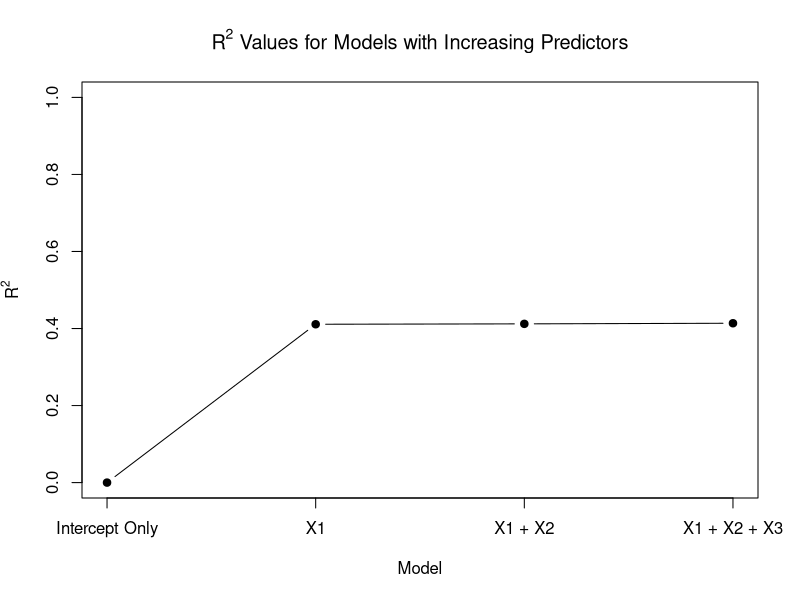

Reproduce this figure in R. (Note: this script raises an error after producing the figure.)
## ---- chunk 1
library(tibble)
library(ggplot2)
## ---- chunk 2
# Simulate data
set.seed(123)
n <- 100
X1 <- rnorm(n)
X2 <- rnorm(n)
X3 <- rnorm(n)
epsilon <- rnorm(n, sd = 2)
Y <- 3 + 2 * X1 + epsilon

# Fit models with increasing predictors
model1 <- lm(Y ~ 1)           # Intercept only
model2 <- lm(Y ~ X1)          # One predictor
model3 <- lm(Y ~ X1 + X2)     # Two predictors
model4 <- lm(Y ~ X1 + X2 + X3) # Three predictors
mod_list <- list(model1, model2, model3, model4)
## ---- chunk 3
# Compute R-squared values
R2_values <- lapply(mod_list, function(x) summary(x)$r.squared)
R2_values |> sapply(function(x) signif(x, 4))
## ---- chunk 4
# Compute predicted values
Y_hat <- lapply(mod_list, function(x) predict(x))
# Compute overall mean
## ---- chunk 5
plot(1:4, R2_values, type = "b", pch = 19,
     xlab = "Model", ylab = expression(R^2),
     main = expression("R"^2 * " Values for Models with Increasing Predictors"),
     xaxt = "n", ylim = c(0, 1))
axis(1, at = 1:4, labels = c("Intercept Only", "X1", "X1 + X2", "X1 + X2 + X3"))
## ---- chunk 6
# Compute Adjusted R-squared values
adj_R2_values <- c(
  summary(model1)$adj.r.squared,
  summary(model2)$adj.r.squared,
  summary(model3)$adj.r.squared,
  summary(model4)$adj.r.squared
)

# Combine results
R2_results <- data.frame(
  Model = c("Intercept Only", "X1", "X1 + X2", "X1 + X2 + X3"),
  R_squared = round(R2_values, 4),
  Adjusted_R_squared = round(adj_R2_values, 4)
)

print(R2_results)
## ---- chunk 7
# Load dataset
data(mtcars)

# Fit multiple linear regression model
fit <- lm(mpg ~ wt + hp + disp + drat, data = mtcars)
## ---- chunk 8
# Residuals vs Fitted
plot(fit$fitted.values, fit$residuals,
     xlab = "Fitted Values", ylab = "Residuals",
     main = "Residuals vs Fitted Values")
abline(h = 0, col = "red")
## ---- chunk 9
# Standardized residuals
std_residuals <- rstandard(fit)

# Plot
plot(fit$fitted.values, std_residuals,
     xlab = "Fitted Values", ylab = "Standardized Residuals",
     main = "Standardized Residuals vs Fitted Values")
abline(h = c(-2, 0, 2), col = "red", lty = 2)
## ---- chunk 10
# Externally studentized residuals
stud_residuals <- rstudent(fit)

# Plot
plot(fit$fitted.values, stud_residuals,
     xlab = "Fitted Values", ylab = "Studentized Residuals",
     main = "Externally Studentized Residuals vs Fitted Values")
abline(h = c(-2, 0, 2), col = "red", lty = 2)
## ---- chunk 11
# Leverage values
leverages <- hatvalues(fit)

# Plot
plot(leverages, type = "h",
     xlab = "Observation", ylab = "Leverage",
     main = "Leverage Values")
abline(h = 2 * length(coef(fit)) / nrow(mtcars), col = "red", lty = 2)
## ---- chunk 12
# Cook's Distance
cooks_d <- cooks.distance(fit)

# Plot
plot(cooks_d, type = "h",
     xlab = "Observation", ylab = "Cook's Distance",
     main = "Cook's Distance Plot")
abline(h = 4 / (nrow(mtcars) - length(coef(fit))), col = "red", lty = 2)
## ---- chunk 13
# Atkinson's Statistic
A_i <- sqrt((nrow(mtcars) - length(coef(fit))) * cooks_d)

# Plot
plot(A_i, type = "h",
     xlab = "Observation", ylab = "Atkinson's Statistic",
     main = "Atkinson's Plot")
abline(h = c(2, 3), col = c("blue", "red"), lty = 2)
legend("topright", legend = c("Cut-off at 2", "Cut-off at 3"),
       col = c("blue", "red"), lty = 2)
